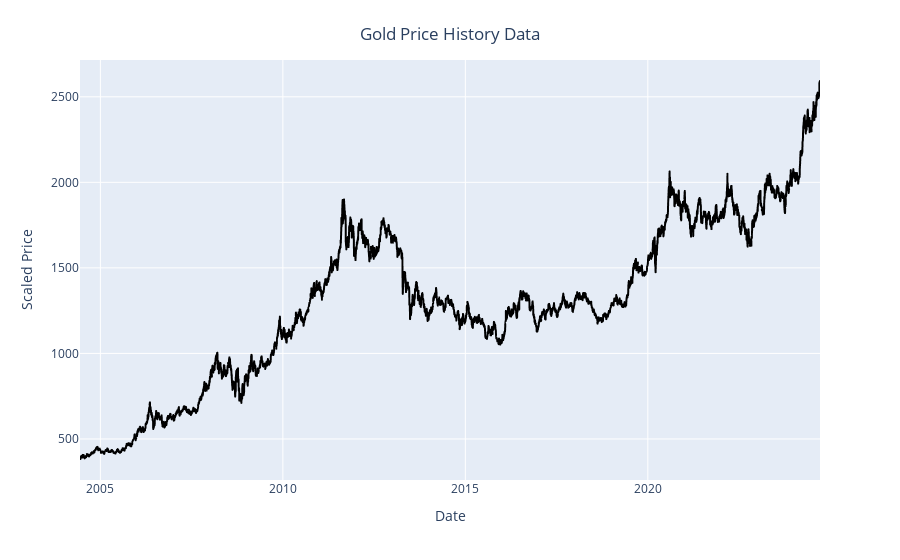

Notebook source saved alongside this figure:
### Code cell
fig = px.line(y=df.Close, x=df.Date)
fig.update_traces(line_color='black') 
fig.update_layout(xaxis_title="Date", 
                  yaxis_title="Scaled Price",
                  title={'text': "Gold Price History Data", 'y':0.95, 'x':0.5, 'xanchor':'center', 'yanchor':'top'})

### Figure 1 — Plotly figure (JSON) as saved in the notebook; plotly's stock layout.template omitted (floating-point values rounded to 4 significant figures; data arrays with more than 128 entries replaced by an {"elided": "..."} marker saying what was removed)
{"data": [{"hovertemplate": "x=%{x}<br>y=%{y}<extra></extra>", "legendgroup": "", "line": {"color": "black", "dash": "solid"}, "marker": {"symbol": "circle"}, "mode": "lines", "name": "", "showlegend": false, "type": "scattergl", "x": {"elided": "5205 str values"}, "xaxis": "x", "y": {"elided": "5205 float values"}, "yaxis": "y"}], "layout": {"legend": {"tracegroupgap": 0}, "margin": {"t": 60}, "title": {"text": "Gold Price History Data", "x": 0.5, "xanchor": "center", "y": 0.95, "yanchor": "top"}, "xaxis": {"anchor": "y", "domain": [0, 1], "title": {"text": "Date"}}, "yaxis": {"anchor": "x", "domain": [0, 1], "title": {"text": "Scaled Price"}}}}
